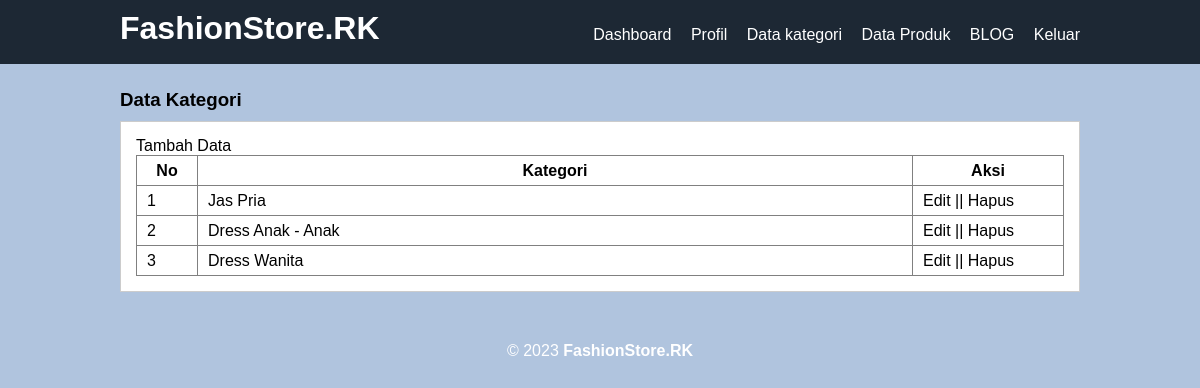
The app's page /data-kategori.php (signed in) with its own data.
### tables this page shows
CREATE TABLE `tb_category` (
  `category_id` int(11) NOT NULL,
  `category_name` varchar(50) NOT NULL
);

### data-kategori.php (the view, shortened to what this page needs)
<?php
	include 'db.php';
 ?>
<!DOCTYPE html>
<html>
<head>
	<link rel="stylesheet" type="text/css" href="css/style.css">
</head>
<body>
	<header>
		<div class="countainer">
			<h1><a href="dashboard.php"> FashionStore.RK</h1>
				<ul>
					<li><a href="dashboard.php">Dashboard</a></li>
					<li><a href="profil.php">Profil</a></li>
					<li><a href="data-kategori.php">Data kategori</a></li>
					<li><a href="data-produk.php">Data Produk</a></li>
					<li><a href="data-blog.php">BLOG</a></li>
					<li><a href="index.php">Keluar</a></li>
				</ul>
			</div>
	</header>
	<div class="section">
		<div class="countainer">
			<h3>Data Kategori</h3>
			<div class="box">
				<p><a href="tambah-kategori.php"><i class="fa fa-plus"></i>Tambah Data</a></p>
				<table border="1" cellspacing="0" class="table">
					<thead>
						<tr>
							<th width="60px">No</th>
							<th>Kategori</th>
							<th width="150px">Aksi</th>
						</tr>
					</thead>
					<tbody>
						<?php
							$no = 1;
							$kategori = mysqli_query($conn, "SELECT * FROM tb_category ORDER BY category_id DESC");
							if(mysqli_num_rows($kategori) > 0){
							while($row = mysqli_fetch_array($kategori)){
						 ?>
						<tr>
							<td><?php echo $no++ ?></td>
							<td><?php echo $row['category_name'] ?></td>
							<td>
								<a href="edit-kategori.php?id=<?php echo $row['category_id'] ?>">Edit</a> || <a href="proses-hapus.php?idk=<?php echo $row ['category_id'] ?>" onclick="return confirm('yakin ingin menghapus datanya ?')" >Hapus</a>
							</td>
						</tr>
						<?php }}else{ ?>
							<tr>
								<td colspan="3">Data Kosong</td>
							</tr>
						<?php } ?>
					</tbody>
				</table>
			</div>
		</div>
	</div>
	<footer>
		<div class="countainer">
			<p style="text-align:center; color:white;">&copy; 2023 <b> FashionStore.RK</p>
		</div>
	</footer>
</body>
</html>

### css/style.css (style rules this page uses)
* { padding: 0; margin: 0; font-family: 'Quicksand', sans-serif; }
body { background-color: #B0C4DE; }
a { color: inherit; text-decoration: none; }
header { background-color: #1d2834; color: #fff; }
header h1 { float: left; padding: 10px 0; }
header ul { float: right; }
header ul li { display: inline-block; }
header ul li a { padding:20px 0 20px 15px; display: inline-block; }
.countainer { width: 80%; margin:0 auto; }
.countainer:after { content: ''; display: block; clear: both; }
.section { padding:25px 0; }
.box { background-color: #fff; border:1px solid #ccc; padding:15px; box-sizing: border-box; margin: 10px 0 25px 0; }
.box:after { content: ''; display: block; clear: both; }
.table { width: 100%; border-collapse: collapse; }
.table tr { height: 30px; }
.table tr td { padding: 5px 10px; }

### records on screen
tb_category: category_name "Jas Pria"
tb_category: category_name "Dress Anak - Anak"
tb_category: category_name "Dress Wanita"
